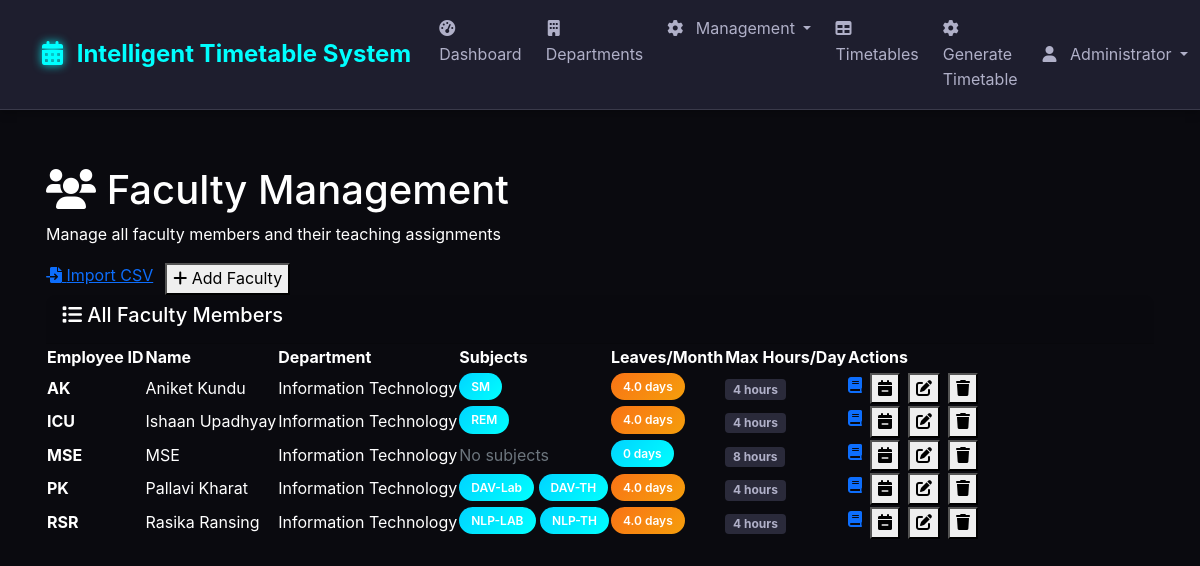
The page /faculty (signed in) on the database its author committed.
### tables this page shows
CREATE TABLE faculty_leaves (
            id INTEGER PRIMARY KEY AUTOINCREMENT,
            faculty_id INTEGER NOT NULL,
            avg_leaves_per_month REAL DEFAULT 0,
            created_at DATETIME DEFAULT CURRENT_TIMESTAMP,
            FOREIGN KEY (faculty_id) REFERENCES faculty (id)
        );

CREATE TABLE faculty (
            id INTEGER PRIMARY KEY AUTOINCREMENT,
            name TEXT NOT NULL,
            employee_id TEXT UNIQUE NOT NULL,
            department_id INTEGER,
            max_hours_per_day INTEGER DEFAULT 8,
            preferred_times TEXT,
            created_at DATETIME DEFAULT CURRENT_TIMESTAMP,
            FOREIGN KEY (department_id) REFERENCES departments (id)
        );

CREATE TABLE departments (
            id INTEGER PRIMARY KEY AUTOINCREMENT,
            name TEXT NOT NULL,
            code TEXT UNIQUE NOT NULL,
            created_at DATETIME DEFAULT CURRENT_TIMESTAMP
        );

CREATE TABLE subjects (
            id INTEGER PRIMARY KEY AUTOINCREMENT,
            name TEXT NOT NULL,
            code TEXT UNIQUE NOT NULL,
            department_id INTEGER,
            subject_type TEXT DEFAULT 'THEORY',
            classes_per_week INTEGER DEFAULT 3,
            created_at DATETIME DEFAULT CURRENT_TIMESTAMP,
            FOREIGN KEY (department_id) REFERENCES departments (id)
        );

### app.py (the view)
@app.route('/faculty')
@login_required
def faculty():
    conn = sqlite3.connect('timetable.db')
    conn.row_factory = sqlite3.Row
    cursor = conn.cursor()
    cursor.execute('''
        SELECT f.*, d.name as department_name, fl.avg_leaves_per_month,
               (SELECT COUNT(*) FROM faculty_subjects fs WHERE fs.faculty_id = f.id) as subject_count
        FROM faculty f
        LEFT JOIN departments d ON f.department_id = d.id
        LEFT JOIN faculty_leaves fl ON f.id = fl.faculty_id
        ORDER BY f.name
    ''')
    faculty = cursor.fetchall()
    cursor.execute('SELECT * FROM departments ORDER BY name')
    departments = cursor.fetchall()
    conn.close()
    return render_template('faculty.html', faculty=faculty, departments=departments)

### app.py (called while the page is built)
def login_required(f):
    @wraps(f)
    def decorated_function(*args, **kwargs):
        if 'user_id' not in session:
            flash('Please log in to access this page.', 'error')
            return redirect(url_for('login'))
        return f(*args, **kwargs)
    return decorated_function

def get_faculty_subjects(faculty_id):
    conn = sqlite3.connect('timetable.db')
    conn.row_factory = sqlite3.Row
    cursor = conn.cursor()
    cursor.execute('''
        SELECT s.code, s.name
        FROM subjects s
        JOIN faculty_subjects fs ON s.id = fs.subject_id
        WHERE fs.faculty_id = ?
        ORDER BY s.code
    ''', (faculty_id,))
    subjects = [dict(row) for row in cursor.fetchall()]
    conn.close()
    return subjects

@app.context_processor
def utility_processor():
    return dict(get_faculty_subjects=get_faculty_subjects)

### templates/faculty.html (shortened to what this page needs)
{% extends "base.html" %}
{% block content %}
<div class="dashboard-container">
    <div class="header-section">
        <div class="header-content">
            <div>
                <h1 class="main-title">
                    <i class="fas fa-users title-icon"></i> Faculty Management
                </h1>
                <p class="welcome-text">Manage all faculty members and their teaching assignments</p>
            </div>
            {% if session.role == 'admin' %}
            <div style="display: flex; gap: 0.75rem;">
                <a href="{{ url_for('upload_csv') }}" class="action-btn action-cyan">
                    <i class="fas fa-file-import"></i> Import CSV
                </a>
                <button class="action-btn action-green" data-bs-toggle="modal" data-bs-target="#addFacultyModal">
                    <i class="fas fa-plus"></i> Add Faculty
                </button>
            </div>
            {% endif %}
        </div>
    </div>
    <div class="content-card">
        <div class="card-header">
            <h5 class="card-title">
                <i class="fas fa-list card-icon"></i> All Faculty Members
            </h5>
        </div>
        <div class="card-content">
            {% if faculty %}
            <div class="table-container">
                <table class="modern-table">
                    <thead>
                        <tr>
                            <th>Employee ID</th>
                            <th>Name</th>
                            <th>Department</th>
                            <th>Subjects</th>
                            <th>Leaves/Month</th>
                            <th>Max Hours/Day</th>
                            <th>Actions</th>
                        </tr>
                    </thead>
                    <tbody>
                        {% for fac in faculty %}
                        <tr class="table-row">
                            <td class="table-cell fw-bold">{{ fac.employee_id }}</td>
                            <td class="table-cell">{{ fac.name }}</td>
                            <td class="table-cell">{{ fac.department_name or 'N/A' }}</td>
                            <td class="table-cell">
                                {% set faculty_subjects = get_faculty_subjects(fac.id) %}
                                {% if faculty_subjects %}
                                    {% for subject in faculty_subjects[:3] %}
                                        <span class="fitness-badge fitness-info mb-1">{{ subject.code }}</span>
                                    {% endfor %}
                                {% else %}
                                    <span class="text-muted">No subjects</span>
                                {% endif %}
                            </td>
                            <td class="table-cell">
                                <span class="fitness-badge fitness-{{ 'warning' if fac.avg_leaves_per_month and fac.avg_leaves_per_month > 2 else 'info' }}">
                                    {{ fac.avg_leaves_per_month or 0 }} days
                                </span>
                            </td>
                            <td class="table-cell">
                                <span class="badge bg-secondary">{{ fac.max_hours_per_day }} hours</span>
                            </td>
                            <td class="table-cell">
                                <div style="display: flex; gap: 0.5rem;">
                                    <a href="{{ url_for('faculty_subjects', faculty_id=fac.id) }}" class="action-btn action-blue" title="Manage Subjects">
                                        <i class="fas fa-book"></i>
                                    </a>
                                    <button class="action-btn action-warning" data-bs-toggle="modal"
                                            data-bs-target="#manageLeavesModal"
                                            data-id="{{ fac.id }}"
                                            data-name="{{ fac.name }}"
                                            data-leaves="{{ fac.avg_leaves_per_month or 0 }}"
                                            title="Manage Leaves">
                                        <i class="fas fa-calendar-minus"></i>
                                    </button>
                                    <button class="action-btn action-blue" data-bs-toggle="modal"
                                            data-bs-target="#editFacultyModal"
                                            data-id="{{ fac.id }}"
                                            data-name="{{ fac.name }}"
                                            data-empid="{{ fac.employee_id }}"
                                            data-dept="{{ fac.department_id }}"
                                            data-hours="{{ fac.max_hours_per_day }}"
                                            data-times="{{ fac.preferred_times }}"
                                            title="Edit Faculty">
                                        <i class="fas fa-edit"></i>
                                    </button>
                                    <button class="action-btn action-primary" data-bs-toggle="modal"
                                            data-bs-target="#deleteFacultyModal"
                                            data-id="{{ fac.id }}"
                                            data-name="{{ fac.name }}"
                                            title="Delete Faculty">
                                        <i class="fas fa-trash"></i>
                                    </button>
                                </div>
                            </td>
                        </tr>
                        {% endfor %}
                    </tbody>
                </table>
            </div>
            {% endif %}
        </div>
    </div>
</div>
{% endblock %}

### static/css/style.css (style rules this page uses)
:root { --primary-color: #007bff; --secondary-color: #6c757d; --success-color: #28a745; --danger-color: #dc3545; --warning-color: #ffc107; --info-color: #17a2b8; }
body { background-color: #f8f9fa; font-family: 'Segoe UI', Tahoma, Geneva, Verdana, sans-serif; }
.card-header { border-radius: 10px 10px 0 0 !important; font-weight: 600; }
.fitness-badge { font-size: 0.8rem; padding: 0.3em 0.6em; }

### templates/base.html (style rules this page uses)
:root { --bg-primary: #0a0a0f; --bg-secondary: #1a1a24; --bg-tertiary: #2a2a3a; --bg-card: #1e1e2e; --bg-hover: #2e2e3e; --text-primary: #ffffff; --text-secondary: #b0b0c8; --text-muted: #6b6b8a; --accent-blue: #00d4ff; --accent-cyan: #00ffff; --accent-purple: #8b5cf6; --accent-pink: #f472b6; --accent-green: #10b981; --accent-orange: #f97316; --accent-red: #ef4444; --border-color: #3a3a4a; --border-hover: #4a4a5a; --shadow-sm: 0 2px 10px rgba(0, 0, 0, 0.3); --shadow-md: 0 4px 20px rgba(0, 0, 0, 0.4); --shadow-lg: 0 8px 40px rgba(0, 0, 0, 0.5); --shadow-glow: 0 0 30px rgba(0, 212, 255, 0.3); --gradient-primary: linear-gradient(135deg, #667eea 0%, #764ba2 100%); --gradient-success: linear-gradient(135deg, #11998e 0%, #38ef7d 100%); --gradient-warning: linear-gradient(135deg, #f093fb 0%, #f5576c 100%); --gradient-info: linear-gradient(135deg, #4facfe 0%, #00f2fe 100%); }
body { background: var(--bg-primary); color: var(--text-primary); font-family: 'Inter', 'Segoe UI', system-ui, sans-serif; line-height: 1.6; overflow-x: hidden; }

### templates/faculty.html (style rules this page uses)
.fitness-badge.fitness-info { background: linear-gradient(135deg, var(--accent-blue), var(--accent-cyan)); color: white; }
.fitness-badge.fitness-warning { background: linear-gradient(135deg, var(--accent-orange), #f59e0b); color: white; }
.fitness-badge { padding: 0.25rem 0.75rem; border-radius: 50px; font-size: 0.75rem; font-weight: 600; text-align: center; display: inline-block; margin-bottom: 0.25rem; }
.badge.bg-secondary { background: var(--bg-tertiary) !important; color: var(--text-secondary) !important; }

### rows shown on the page
faculty_leaves: employee_id "AK", name "Aniket Kundu", name "Information Technology", avg_leaves_per_month "4.0", max_hours_per_day "4"
subjects: code "SM"
faculty_leaves: employee_id "ICU", name "Ishaan Upadhyay", name "Information Technology", avg_leaves_per_month "4.0", max_hours_per_day "4"
subjects: code "REM"
faculty: employee_id "MSE", name "MSE", name "Information Technology", shows "No subjects", avg_leaves_per_month "0", max_hours_per_day "8"
faculty_leaves: employee_id "PK", name "Pallavi Kharat", name "Information Technology", avg_leaves_per_month "4.0", max_hours_per_day "4"
subjects: code "DAV-Lab"
subjects: code "DAV-TH"
faculty_leaves: employee_id "RSR", name "Rasika Ransing", name "Information Technology", avg_leaves_per_month "4.0", max_hours_per_day "4"
subjects: code "NLP-LAB"
subjects: code "NLP-TH"

### other values the page prints
{{ session.full_name or session.username }} "Administrator"
